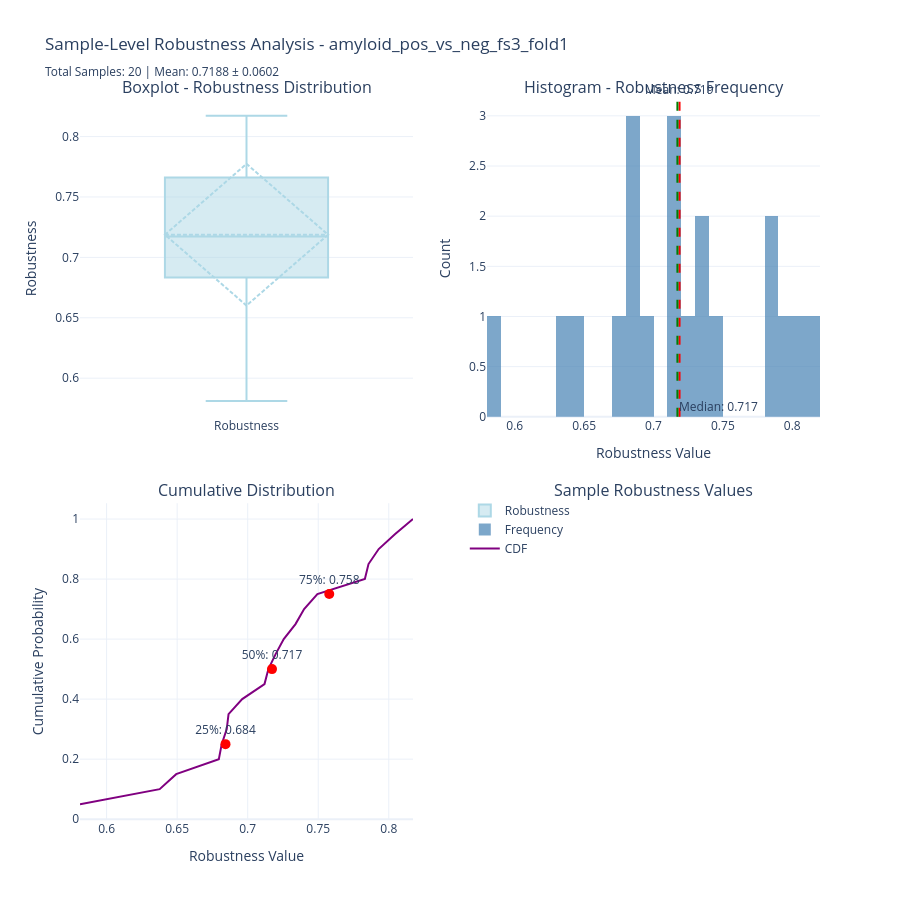
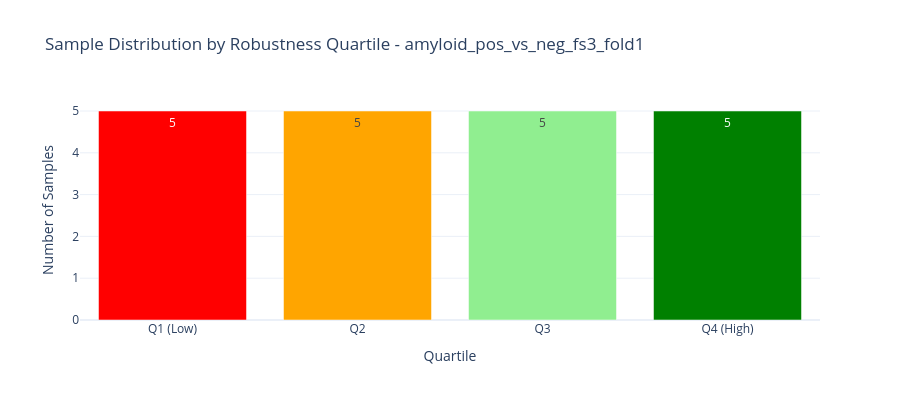

The code cell stored with these charts, in order, in its notebook:
### Code cell
# Robustness distribution visualisations (plotly)
from etl.reasons_analysis import create_robustness_visualizations

if 'sample_robustness_df' in locals() and len(sample_robustness_df) > 0:
    fig_main, fig_quartiles = create_robustness_visualizations(
        sample_robustness_df=sample_robustness_df,
        dataset_name=dataset_name
    )
    if fig_main is not None:
        fig_main.show()
    if fig_quartiles is not None:
        fig_quartiles.show()
else:
    print("sample_robustness_df not available. Run previous cell first.")

### Figure 1 — Plotly figure (JSON) as saved in the notebook; plotly's stock layout.template omitted (floating-point values rounded to 4 significant figures)
{"data": [{"boxmean": "sd", "boxpoints": "outliers", "marker": {"color": "lightblue"}, "name": "Robustness", "type": "box", "xaxis": "x", "y": [0.6493, 0.7929, 0.6376, 0.7256, 0.5811, 0.8045, 0.7339, 0.8172, 0.7147, 0.74, 0.7831, 0.6795, 0.6852, 0.7119, 0.7198, 0.6816, 0.6961, 0.7494, 0.6864, 0.7856], "yaxis": "y"}, {"marker": {"color": "steelblue"}, "name": "Frequency", "nbinsx": 30, "opacity": 0.7, "type": "histogram", "x": [0.6493, 0.7929, 0.6376, 0.7256, 0.5811, 0.8045, 0.7339, 0.8172, 0.7147, 0.74, 0.7831, 0.6795, 0.6852, 0.7119, 0.7198, 0.6816, 0.6961, 0.7494, 0.6864, 0.7856], "xaxis": "x2", "yaxis": "y2"}, {"line": {"color": "purple", "width": 2}, "mode": "lines", "name": "CDF", "type": "scatter", "x": [0.5811, 0.6376, 0.6493, 0.6795, 0.6816, 0.6852, 0.6864, 0.6961, 0.7119, 0.7147, 0.7198, 0.7256, 0.7339, 0.74, 0.7494, 0.7831, 0.7856, 0.7929, 0.8045, 0.8172], "xaxis": "x3", "y": [0.05, 0.1, 0.15, 0.2, 0.25, 0.3, 0.35, 0.4, 0.45, 0.5, 0.55, 0.6, 0.65, 0.7, 0.75, 0.8, 0.85, 0.9, 0.95, 1.0], "yaxis": "y3"}, {"marker": {"color": "red", "size": 10}, "mode": "markers+text", "showlegend": false, "text": ["25%: 0.684"], "textposition": "top center", "type": "scatter", "x": [0.6843], "xaxis": "x3", "y": [0.25], "yaxis": "y3"}, {"marker": {"color": "red", "size": 10}, "mode": "markers+text", "showlegend": false, "text": ["50%: 0.717"], "textposition": "top center", "type": "scatter", "x": [0.7172], "xaxis": "x3", "y": [0.5], "yaxis": "y3"}, {"marker": {"color": "red", "size": 10}, "mode": "markers+text", "showlegend": false, "text": ["75%: 0.758"], "textposition": "top center", "type": "scatter", "x": [0.7578], "xaxis": "x3", "y": [0.75], "yaxis": "y3"}], "layout": {"annotations": [{"font": {"size": 16}, "showarrow": false, "text": "Boxplot - Robustness Distribution", "x": 0.225, "xanchor": "center", "xref": "paper", "y": 1, "yanchor": "bottom", "yref": "paper"}, {"font": {"size": 16}, "showarrow": false, "text": "Histogram - Robustness Frequency", "x": 0.775, "xanchor": "center", "xref": "paper", "y": 1, "yanchor": "bottom", "yref": "paper"}, {"font": {"size": 16}, "showarrow": false, "text": "Cumulative Distribution", "x": 0.225, "xanchor": "center", "xref": "paper", "y": 0.44, "yanchor": "bottom", "yref": "paper"}, {"font": {"size": 16}, "showarrow": false, "text": "Sample Robustness Values", "x": 0.775, "xanchor": "center", "xref": "paper", "y": 0.44, "yanchor": "bottom", "yref": "paper"}, {"showarrow": false, "text": "Mean: 0.719", "x": 0.7188, "xanchor": "center", "xref": "x2", "y": 1, "yanchor": "bottom", "yref": "y2 domain"}, {"showarrow": false, "text": "Median: 0.717", "x": 0.7172, "xanchor": "left", "xref": "x2", "y": 0, "yanchor": "bottom", "yref": "y2 domain"}], "height": 900, "legend": {"x": 0.52, "xanchor": "left", "y": 0.45, "yanchor": "top"}, "shapes": [{"line": {"color": "red", "dash": "dash"}, "type": "line", "x0": 0.7188, "x1": 0.7188, "xref": "x2", "y0": 0, "y1": 1, "yref": "y2 domain"}, {"line": {"color": "green", "dash": "dash"}, "type": "line", "x0": 0.7172, "x1": 0.7172, "xref": "x2", "y0": 0, "y1": 1, "yref": "y2 domain"}], "showlegend": true, "title": {"text": "Sample-Level Robustness Analysis - amyloid_pos_vs_neg_fs3_fold1<br><sub>Total Samples: 20 | Mean: 0.7188 ± 0.0602</sub>"}, "xaxis": {"anchor": "y", "domain": [0, 0.45]}, "xaxis2": {"anchor": "y2", "domain": [0.55, 1], "title": {"text": "Robustness Value"}}, "xaxis3": {"anchor": "y3", "domain": [0, 0.45], "title": {"text": "Robustness Value"}}, "xaxis4": {"anchor": "y4", "domain": [0.55, 1], "title": {"text": "Sample Index"}}, "yaxis": {"anchor": "x", "domain": [0.56, 1], "title": {"text": "Robustness"}}, "yaxis2": {"anchor": "x2", "domain": [0.56, 1], "title": {"text": "Count"}}, "yaxis3": {"anchor": "x3", "domain": [0, 0.44], "title": {"text": "Cumulative Probability"}}, "yaxis4": {"anchor": "x4", "domain": [0, 0.44], "title": {"text": "Robustness"}}}}

### Figure 2 — Plotly figure (JSON) as saved in the notebook; plotly's stock layout.template omitted (floating-point values rounded to 4 significant figures)
{"data": [{"marker": {"color": ["red", "orange", "lightgreen", "green"]}, "text": [5.0, 5.0, 5.0, 5.0], "textposition": "auto", "type": "bar", "x": ["Q1 (Low)", "Q2", "Q3", "Q4 (High)"], "y": [5, 5, 5, 5]}], "layout": {"height": 400, "title": {"text": "Sample Distribution by Robustness Quartile - amyloid_pos_vs_neg_fs3_fold1"}, "xaxis": {"title": {"text": "Quartile"}}, "yaxis": {"title": {"text": "Number of Samples"}}}}
